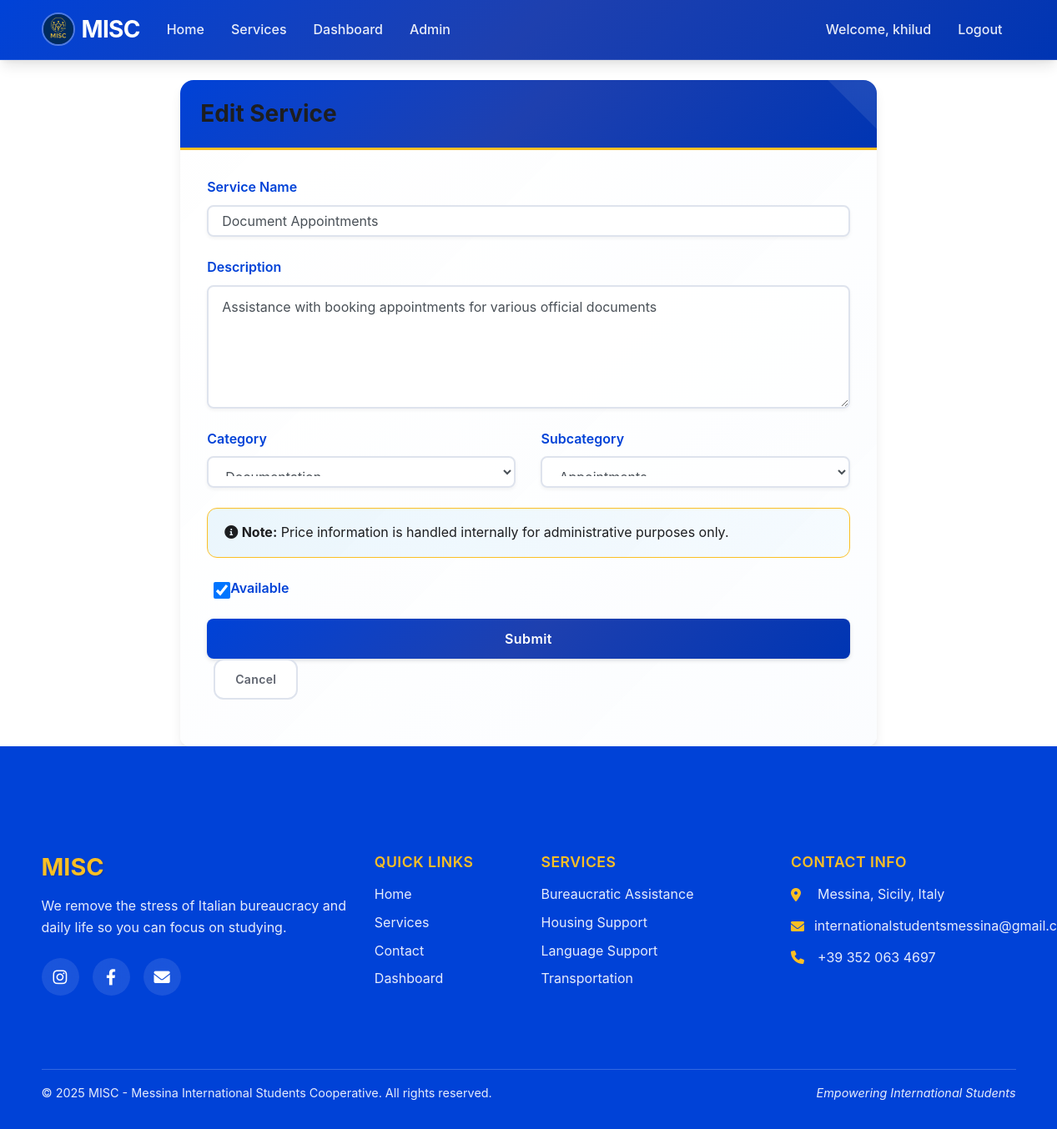
The page /admin/services/1/edit (signed in) on the database its author committed.
### app/models.py (models this page shows, shortened)
class User(UserMixin, db.Model):
    id = db.Column(db.Integer, primary_key=True)
    username = db.Column(db.String(64), unique=True, index=True)
    email = db.Column(db.String(120), unique=True, index=True)
    password_hash = db.Column(db.String(128))
    is_admin = db.Column(db.Boolean, default=False)
    requests = db.relationship('ServiceRequest', backref='client', lazy='dynamic')

class Service(db.Model):
    id = db.Column(db.Integer, primary_key=True)
    name = db.Column(db.String(64), index=True)
    description = db.Column(db.Text)
    category = db.Column(db.String(50), nullable=False)
    subcategory = db.Column(db.String(50))
    price = db.Column(db.Float)
    is_available = db.Column(db.Boolean, default=True)
    requests = db.relationship('ServiceRequest', backref='service_type', lazy='dynamic')

### app/routes/admin.py (the view, shortened to what this page needs)
@admin.route('/services/<int:id>/edit', methods=['GET', 'POST'])
@login_required
@admin_required
def edit_service(id):
    service = Service.query.get_or_404(id)
    form = ServiceForm(obj=service)
    return render_template('admin/edit_service.html', form=form, service=service)

### app/forms.py
class ServiceForm(FlaskForm):
    name = StringField('Service Name', validators=[DataRequired()])
    description = TextAreaField('Description', validators=[DataRequired()])
    category = SelectField('Category', choices=[
        ('Documentation', 'Documentation'),
        ('Housing', 'Housing'),
        ('Language', 'Language'),
        ('Transportation', 'Transportation')
    ], validators=[DataRequired()])
    subcategory = SelectField('Subcategory', choices=[
        ('', 'Select subcategory...'),
        ('Appointments', 'Appointments'),
        ('ISEE', 'ISEE'),
        ('Residence Permit', 'Residence Permit'),
        ('Enrollment', 'Enrollment'),
        ('Permanent', 'Permanent Housing'),
        ('Temporary', 'Temporary Housing'),
        ('Italian Lessons', 'Italian Lessons'),
        ('English Lessons', 'English Lessons'),
        ('Airport Pickup', 'Airport Pickup')
    ], validators=[Optional()])
    price = FloatField('Price', validators=[DataRequired()])
    is_available = BooleanField('Available', default=True)
    submit = SubmitField('Submit')

### app/models.py (called while the page is built)
@login_manager.user_loader
def load_user(id):
    return User.query.get(int(id))

### app/routes/admin.py (called while the page is built)
def admin_required(f):
    @wraps(f)
    def decorated_function(*args, **kwargs):
        if not current_user.is_authenticated or not current_user.is_admin:
            flash('You do not have permission to access this page.')
            return redirect(url_for('main.index'))
        return f(*args, **kwargs)
    return decorated_function

### app/templates/admin/edit_service.html (shortened to what this page needs)
{% extends "base.html" %}
{% block content %}
<div class="row">
    <div class="col-md-8 offset-md-2">
        <div class="card">
            <div class="card-header bg-primary text-white">
                <h3 class="mb-0">Edit Service</h3>
            </div>
            <div class="card-body">
                <form method="post" action="{{ url_for('admin.edit_service', id=service.id) }}">
                    <div class="form-group">
                        {{ form.name.label }}
                        {{ form.name(class="form-control") }}
                    </div>
                    <div class="form-group">
                        {{ form.description.label }}
                        {{ form.description(class="form-control", rows=5) }}
                    </div>
                    <div class="row">
                        <div class="col-md-6">
                            <div class="form-group">
                                {{ form.category.label }}
                                {{ form.category(class="form-control", id="categorySelect") }}
                            </div>
                        </div>
                        <div class="col-md-6">
                            <div class="form-group">
                                {{ form.subcategory.label }}
                                {{ form.subcategory(class="form-control", id="subcategorySelect") }}
                            </div>
                        </div>
                    </div>
                    <div class="alert alert-info">
                        <i class="fas fa-info-circle"></i> <strong>Note:</strong> Price information is handled internally for administrative purposes only.
                    </div>
                    <div class="form-group form-check">
                        {{ form.is_available(class="form-check-input") }}
                        {{ form.is_available.label(class="form-check-label") }}
                    </div>
                    <div class="form-group">
                        {{ form.submit(class="btn btn-primary") }}
                        <a href="{{ url_for('admin.services') }}" class="btn btn-outline-secondary ml-2">Cancel</a>
                    </div>
                </form>
            </div>
        </div>
    </div>
</div>
{% endblock %}

### app/templates/base.html (shortened to what this page needs)
<!DOCTYPE html>
<html lang="en">
<head>
    <link rel="stylesheet" href="https://stackpath.bootstrapcdn.com/bootstrap/4.5.2/css/bootstrap.min.css">
    <link rel="stylesheet" href="https://cdnjs.cloudflare.com/ajax/libs/font-awesome/6.0.0/css/all.min.css">
    <link rel="stylesheet" href="{{ url_for('static', filename='css/style.css') }}">
</head>
<body>
    <div class="wrapper d-flex flex-column min-vh-100">
        <nav class="navbar navbar-expand-lg navbar-dark" style="background-color: #1800ad !important;">
            <div class="container">
                <a class="navbar-brand" href="{{ url_for('main.index') }}">
                    <img src="{{ url_for('static', filename='img/logo.png') }}" alt="MISC Logo" class="navbar-logo">
                    MISC
                </a>
                <div class="collapse navbar-collapse" id="navbarNav">
                    <ul class="navbar-nav mr-auto">
                        <li class="nav-item">
                            <a class="nav-link" href="{{ url_for('main.index') }}">Home</a>
                        </li>
                        <li class="nav-item">
                            <a class="nav-link" href="{{ url_for('service.index') }}">Services</a>
                        </li>
                        {% if current_user.is_authenticated %}
                        <li class="nav-item">
                            <a class="nav-link" href="{{ url_for('dashboard.index') }}">Dashboard</a>
                        </li>
                        {% if current_user.is_admin %}
                        <li class="nav-item">
                            <a class="nav-link" href="{{ url_for('admin.index') }}">Admin</a>
                        </li>
                        {% endif %}
                        {% endif %}
                    </ul>
                    <ul class="navbar-nav">
                        {% if current_user.is_authenticated %}
                        <li class="nav-item">
                            <span class="nav-link">Welcome, {{ current_user.username }}</span>
                        </li>
                        <li class="nav-item">
                            <a class="nav-link" href="{{ url_for('auth.logout') }}">Logout</a>
                        </li>
                        {% endif %}
                    </ul>
                </div>
            </div>
        </nav>
        <main class="flex-grow-1">
            {% block content %}{% endblock %}
        </main>
        <footer class="footer-modern mt-auto">
            <div class="container">
                <div class="row">
                    <div class="col-lg-4 col-md-6 mb-4">
                        <div class="footer-section">
                            <h5 class="footer-title">MISC</h5>
                            <p class="footer-description">We remove the stress of Italian bureaucracy and daily life so you can focus on studying.</p>
                            <div class="social-links">
                                <a href="https://www.instagram.com/messinainternationalstudents/" target="_blank" class="social-link">
                                    <i class="fab fa-instagram"></i>
                                </a>
                                <a href="https://www.facebook.com/misc.messina" target="_blank" class="social-link">
                                    <i class="fab fa-facebook-f"></i>
                                </a>
                                <a href="mailto:internationalstudentsmessina@gmail.com" class="social-link">
                                    <i class="fas fa-envelope"></i>
                                </a>
                            </div>
                        </div>
                    </div>
                    <div class="col-lg-2 col-md-6 mb-4">
                        <div class="footer-section">
                            <h6 class="footer-subtitle">Quick Links</h6>
                            <ul class="footer-links">
                                <li><a href="{{ url_for('main.index') }}">Home</a></li>
                                <li><a href="{{ url_for('service.index') }}">Services</a></li>
                                <li><a href="{{ url_for('main.contact') }}">Contact</a></li>
                                {% if current_user.is_authenticated %}
                                <li><a href="{{ url_for('dashboard.index') }}">Dashboard</a></li>
                                {% endif %}
                            </ul>
                        </div>
                    </div>
                    <div class="col-lg-3 col-md-6 mb-4">
                        <div class="footer-section">
                            <h6 class="footer-subtitle">Services</h6>
                            <ul class="footer-links">
                                <li><a href="{{ url_for('service.index') }}">Bureaucratic Assistance</a></li>
                                <li><a href="{{ url_for('service.index') }}">Housing Support</a></li>
                                <li><a href="{{ url_for('service.index') }}">Language Support</a></li>
                                <li><a href="{{ url_for('service.index') }}">Transportation</a></li>
                            </ul>
                        </div>
                    </div>
                    <div class="col-lg-3 col-md-6 mb-4">
                        <div class="footer-section">
                            <h6 class="footer-subtitle">Contact Info</h6>
                            <div class="contact-info">
                                <p><i class="fas fa-map-marker-alt"></i> Messina, Sicily, Italy</p>
                                <p><i class="fas fa-envelope"></i> internationalstudentsmessina@gmail.com</p>
                                <p><i class="fas fa-phone"></i> +39 352 063 4697</p>
                            </div>
                        </div>
                    </div>
                </div>
                <hr class="footer-divider">
                <div class="row">
                    <div class="col-md-6">
                        <p class="footer-copyright">&copy; 2025 MISC - Messina International Students Cooperative. All rights reserved.</p>
                    </div>
                    <div class="col-md-6 text-md-right">
                        <p class="footer-credit">Empowering International Students</p>
                    </div>
                </div>
            </div>
        </footer>
    </div>
</body>
</html>

### rows shown on the page
User: username "khilud"
Service: name "Document Appointments", description "Assistance with booking appointments for various official documents", category "Documentation", subcategory "Appointments", is_available "☑"
